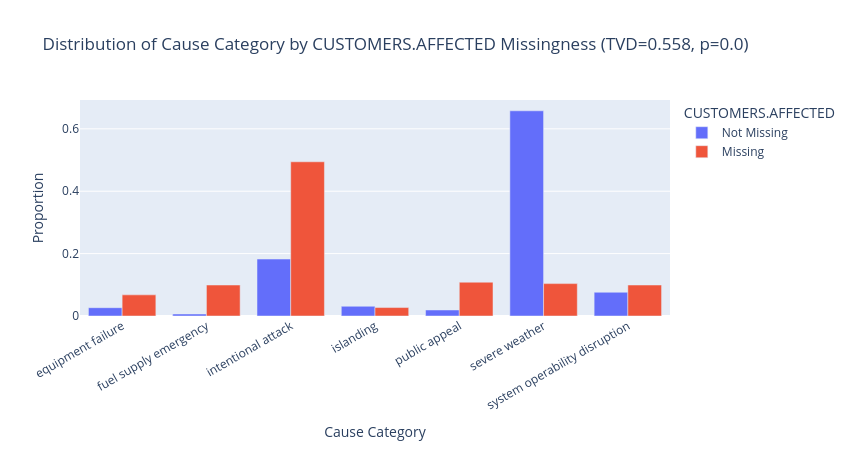

Notebook code for this chart:
### Code cell
# Visualize Cause distribution when missing vs not
cause_missing = outage_clean.groupby(['CAUSE.CATEGORY', 'CUST_MISSING']).size().reset_index(name='count')
cause_missing['CUST_MISSING'] = cause_missing['CUST_MISSING'].map({True: 'Missing', False: 'Not Missing'})

totals = cause_missing.groupby('CUST_MISSING')['count'].transform('sum')
cause_missing['proportion'] = cause_missing['count'] / totals

fig_miss1 = px.bar(
    cause_missing,
    x='CAUSE.CATEGORY',
    y='proportion',
    color='CUST_MISSING',
    barmode='group',
    title=f'Distribution of Cause Category by CUSTOMERS.AFFECTED Missingness (TVD={observed_tvd:.3f}, p={p_value_cause})',
    labels={
        'proportion': 'Proportion',
        'CAUSE.CATEGORY': 'Cause Category',
        'CUST_MISSING': 'CUSTOMERS.AFFECTED'
    },
)
fig_miss1.update_layout(xaxis_tickangle=-30, width=850, height=450)
fig_miss1.show()

### Figure 1 — Plotly figure (JSON) as saved in the notebook; plotly's stock layout.template omitted (floating-point values rounded to 4 significant figures)
{"data": [{"alignmentgroup": "True", "hovertemplate": "CUSTOMERS.AFFECTED=Not Missing<br>Cause Category=%{x}<br>Proportion=%{y}<extra></extra>", "legendgroup": "Not Missing", "marker": {"color": "#636efa", "pattern": {"shape": ""}}, "name": "Not Missing", "offsetgroup": "Not Missing", "orientation": "v", "showlegend": true, "textposition": "auto", "type": "bar", "x": ["equipment failure", "fuel supply emergency", "intentional attack", "islanding", "public appeal", "severe weather", "system operability disruption"], "xaxis": "x", "y": [0.02661, 0.006422, 0.1826, 0.03119, 0.01927, 0.6578, 0.07615], "yaxis": "y"}, {"alignmentgroup": "True", "hovertemplate": "CUSTOMERS.AFFECTED=Missing<br>Cause Category=%{x}<br>Proportion=%{y}<extra></extra>", "legendgroup": "Missing", "marker": {"color": "#EF553B", "pattern": {"shape": ""}}, "name": "Missing", "offsetgroup": "Missing", "orientation": "v", "showlegend": true, "textposition": "auto", "type": "bar", "x": ["equipment failure", "fuel supply emergency", "intentional attack", "islanding", "public appeal", "severe weather", "system operability disruption"], "xaxis": "x", "y": [0.06772, 0.09932, 0.4944, 0.02709, 0.1084, 0.1038, 0.09932], "yaxis": "y"}], "layout": {"barmode": "group", "height": 450, "legend": {"title": {"text": "CUSTOMERS.AFFECTED"}, "tracegroupgap": 0}, "title": {"text": "Distribution of Cause Category by CUSTOMERS.AFFECTED Missingness (TVD=0.558, p=0.0)"}, "width": 850, "xaxis": {"anchor": "y", "domain": [0, 1], "tickangle": -30, "title": {"text": "Cause Category"}}, "yaxis": {"anchor": "x", "domain": [0, 1], "title": {"text": "Proportion"}}}}
